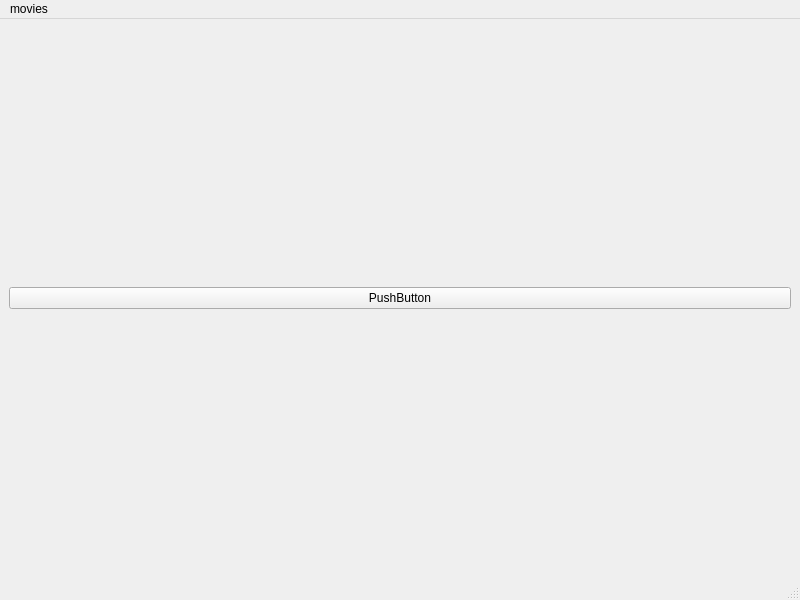
<?xml version="1.0" encoding="UTF-8"?>
<ui version="4.0">
 <class>Main_page</class>
 <widget class="QMainWindow" name="Main_page">
  <property name="geometry">
   <rect>
    <x>0</x>
    <y>0</y>
    <width>800</width>
    <height>600</height>
   </rect>
  </property>
  <property name="sizePolicy">
   <sizepolicy hsizetype="Preferred" vsizetype="Preferred">
    <horstretch>0</horstretch>
    <verstretch>0</verstretch>
   </sizepolicy>
  </property>
  <property name="windowTitle">
   <string>Main_page</string>
  </property>
  <widget class="QWidget" name="centralwidget">
   <layout class="QGridLayout" name="gridLayout">
    <item row="0" column="0">
     <widget class="QPushButton" name="pushButton">
      <property name="text">
       <string>PushButton</string>
      </property>
     </widget>
    </item>
   </layout>
  </widget>
  <widget class="QMenuBar" name="menubar">
   <property name="geometry">
    <rect>
     <x>0</x>
     <y>0</y>
     <width>800</width>
     <height>24</height>
    </rect>
   </property>
   <property name="sizePolicy">
    <sizepolicy hsizetype="Preferred" vsizetype="Preferred">
     <horstretch>0</horstretch>
     <verstretch>0</verstretch>
    </sizepolicy>
   </property>
   <widget class="QMenu" name="menumovies">
    <property name="title">
     <string>movies</string>
    </property>
    <addaction name="actionMovies"/>
    <addaction name="actionTV_shows"/>
    <addaction name="actionFor_kIds"/>
    <addaction name="actionMain_Menu"/>
    <addaction name="separator"/>
   </widget>
   <addaction name="menumovies"/>
  </widget>
  <widget class="QStatusBar" name="statusbar"/>
  <action name="actionMovies">
   <property name="icon">
    <iconset>
     <normaloff>pics/Снимок экрана 2024-05-31 в 15.22.20.png</normaloff>pics/Снимок экрана 2024-05-31 в 15.22.20.png</iconset>
   </property>
   <property name="text">
    <string>Movies</string>
   </property>
  </action>
  <action name="actionTV_shows">
   <property name="icon">
    <iconset>
     <normaloff>pics/Снимок экрана 2024-05-31 в 15.24.51.png</normaloff>pics/Снимок экрана 2024-05-31 в 15.24.51.png</iconset>
   </property>
   <property name="text">
    <string>TV shows</string>
   </property>
  </action>
  <action name="actionFor_kIds">
   <property name="text">
    <string>For kIds</string>
   </property>
  </action>
  <action name="actionMain_Menu">
   <property name="text">
    <string>Main Menu</string>
   </property>
  </action>
 </widget>
 <resources/>
 <connections>
  <connection>
   <sender>menubar</sender>
   <signal>customContextMenuRequested(QPoint)</signal>
   <receiver>menubar</receiver>
   <slot>setFocus()</slot>
   <hints>
    <hint type="sourcelabel">
     <x>361</x>
     <y>18</y>
    </hint>
    <hint type="destinationlabel">
     <x>361</x>
     <y>18</y>
    </hint>
   </hints>
  </connection>
 </connections>
</ui>
